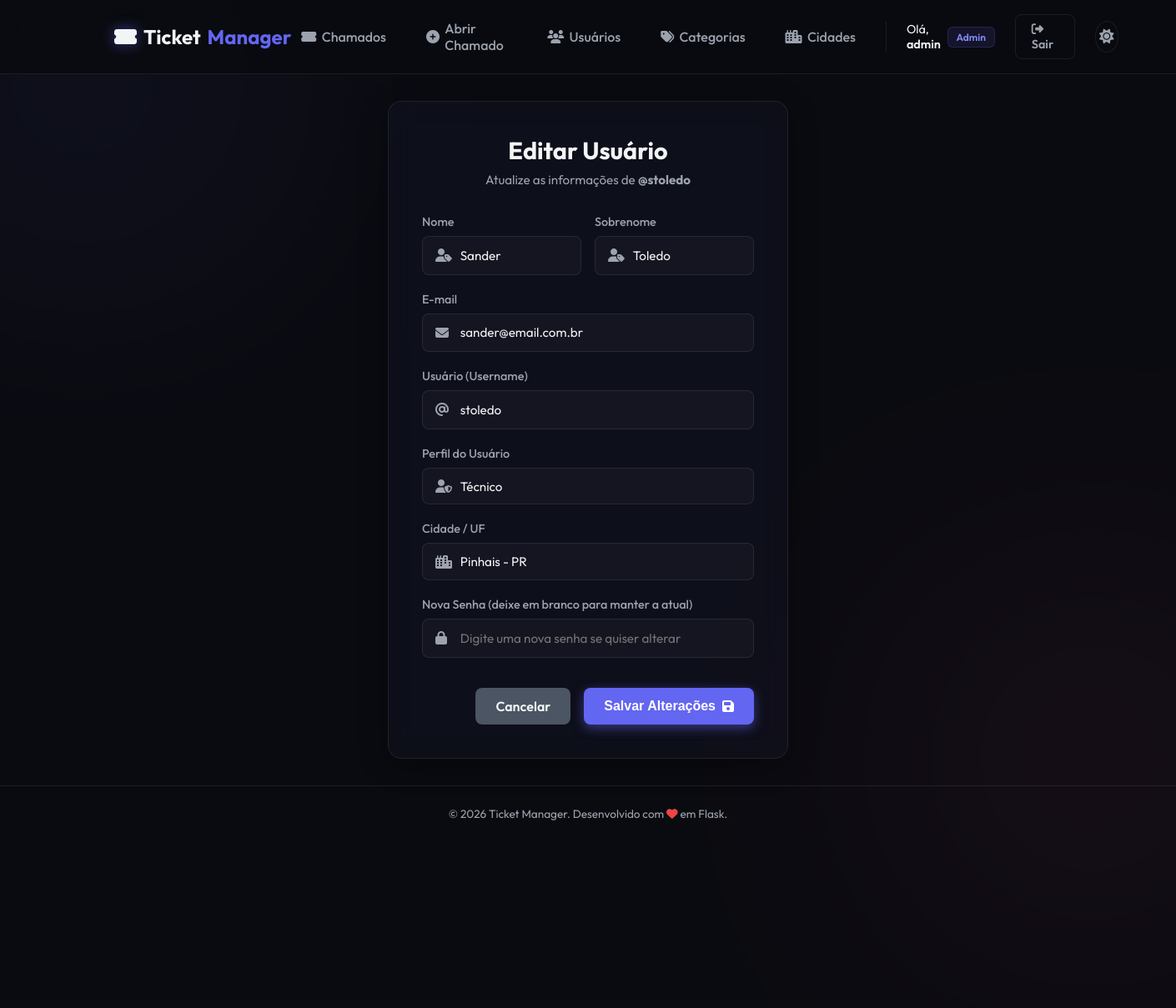
/users/1/edit (signed in), run on the app's committed database.
### models.py (models this page shows, shortened)
class Usuario(db.Model):
    __tablename__ = "usuarios"
    id = db.Column(db.Integer, primary_key=True)
    nome = db.Column(db.String(50), nullable=False)
    sobrenome = db.Column(db.String(50), nullable=False)
    email = db.Column(db.String(120), unique=True, nullable=False)
    username = db.Column(db.String(50), unique=True, nullable=False)
    senha = db.Column(db.String(255), nullable=False)
    cidade_id = db.Column(db.Integer, db.ForeignKey("cidades.id"), nullable=True)
    cidade = db.relationship("Cidade", backref=db.backref("usuarios", lazy=True))
    perfis = db.relationship("Perfil", backref="usuario", lazy=True, cascade="all, delete-orphan")
    @property
    def tipo_perfil(self):
        if self.perfis:
            return self.perfis[0].tipo_perfil
        return "Cliente"

class Perfil(db.Model):
    __tablename__ = "perfis"
    id = db.Column(db.Integer, primary_key=True)
    usuario_id = db.Column(db.Integer, db.ForeignKey("usuarios.id"), nullable=False)
    tipo_perfil = db.Column(db.String(50), nullable=False)
    ativo = db.Column(db.Boolean, default=True)

class Cidade(db.Model):
    __tablename__ = "cidades"
    id = db.Column(db.Integer, primary_key=True)
    nome = db.Column(db.String(100), nullable=False, unique=True)
    estado = db.Column(db.String(2), nullable=False)

### app.py (the view)
@app.route('/users/<int:user_id>/edit', methods=['GET', 'POST'])
@admin_required
def edit_user(user_id):
    return controllers.edit_user_controller(user_id)

### app.py (called while the page is built)
def admin_required(f):
    @wraps(f)
    def decorated_function(*args, **kwargs):
        if 'user_id' not in session:
            flash('Você precisa fazer login para acessar esta página.', 'danger')
            return redirect(url_for('login'))
        usuario = Usuario.query.get(session['user_id'])
        if not usuario or usuario.tipo_perfil != 'Admin':
            flash('Acesso negado: esta página é restrita para administradores.', 'danger')
            return redirect(url_for('list_tickets'))
        return f(*args, **kwargs)
    return decorated_function

### controllers.py (called while the page is built, shortened)
def edit_user_controller(user_id):
    usuario = Usuario.query.get_or_404(user_id)
    cidades = Cidade.query.all()
    return render_template('user_edit.html', usuario=usuario, cidades=cidades)

### templates/user_edit.html (shortened to what this page needs)
{% extends 'base.html' %}
{% block content %}
<div class="auth-wrapper">
    <div class="glass-card auth-card">
        <div class="card-header">
            <h2>Editar Usuário</h2>
            <p>Atualize as informações de <strong>@{{ usuario.username }}</strong></p>
        </div>
        <form action="{{ url_for('edit_user', user_id=usuario.id) }}" method="POST" class="form-group">
            <div class="form-row">
                <div class="input-wrapper">
                    <label for="nome">Nome</label>
                    <div class="input-icon-group">
                        <i class="fa-solid fa-user-tag input-icon"></i>
                        <input type="text" id="nome" name="nome" value="{{ usuario.nome }}" required placeholder="Nome">
                    </div>
                </div>
                <div class="input-wrapper">
                    <label for="sobrenome">Sobrenome</label>
                    <div class="input-icon-group">
                        <i class="fa-solid fa-user-tag input-icon"></i>
                        <input type="text" id="sobrenome" name="sobrenome" value="{{ usuario.sobrenome }}" required placeholder="Sobrenome">
                    </div>
                </div>
            </div>
            <div class="input-wrapper">
                <label for="email">E-mail</label>
                <div class="input-icon-group">
                    <i class="fa-solid fa-envelope input-icon"></i>
                    <input type="email" id="email" name="email" value="{{ usuario.email }}" required placeholder="E-mail">
                </div>
            </div>
            <div class="input-wrapper">
                <label for="username">Usuário (Username)</label>
                <div class="input-icon-group">
                    <i class="fa-solid fa-at input-icon"></i>
                    <input type="text" id="username" name="username" value="{{ usuario.username }}" required placeholder="Nome de Usuário">
                </div>
            </div>
            <div class="input-wrapper">
                <label for="tipo_perfil">Perfil do Usuário</label>
                <div class="input-icon-group">
                    <i class="fa-solid fa-user-shield input-icon"></i>
                    <select id="tipo_perfil" name="tipo_perfil" required>
                        <option value="Técnico" {% if usuario.tipo_perfil == 'Técnico' %}selected{% endif %}>Técnico</option>
                    </select>
                </div>
            </div>
            <div class="input-wrapper">
                <label for="cidade_id">Cidade / UF</label>
                <div class="input-icon-group">
                    <i class="fa-solid fa-city input-icon"></i>
                    <select id="cidade_id" name="cidade_id">
                        {% for cidade in cidades %}
                            <option value="{{ cidade.id }}" {% if usuario.cidade_id == cidade.id %}selected{% endif %}>{{ cidade.nome }} - {{ cidade.estado }}</option>
                        {% endfor %}
                    </select>
                </div>
            </div>
            <div class="input-wrapper">
                <label for="senha">Nova Senha (deixe em branco para manter a atual)</label>
                <div class="input-icon-group">
                    <i class="fa-solid fa-lock input-icon"></i>
                    <input type="password" id="senha" name="senha" placeholder="Digite uma nova senha se quiser alterar">
                </div>
            </div>
            <div class="form-actions-row">
                <a href="{{ url_for('list_users') }}" class="btn-secondary">
                    Cancelar
                </a>
                <button type="submit" class="btn-primary">
                    Salvar Alterações <i class="fa-solid fa-floppy-disk"></i>
                </button>
            </div>
        </form>
    </div>
</div>
{% endblock %}

### static/css/style.css (style rules this page uses)
:root { --bg-dark: #0a0b10; --bg-sidebar: rgba(10, 11, 16, 0.85); --bg-card: rgba(20, 22, 35, 0.45); --border-color: rgba(255, 255, 255, 0.08); --border-glow: rgba(99, 102, 241, 0.2); --text-primary: #f3f4f6; --text-secondary: #9ca3af; --primary: #6366f1; --primary-hover: #4f46e5; --primary-glow: rgba(99, 102, 241, 0.5); --secondary: #4b5563; --secondary-hover: #374151; --danger: #ef4444; --danger-hover: #dc2626; --danger-glow: rgba(239, 68, 68, 0.3); --success: #10b981; --success-glow: rgba(16, 185, 129, 0.2); --font-family: 'Outfit', sans-serif; --transition-smooth: all 0.3s cubic-bezier(0.4, 0, 0.2, 1); }
* { margin: 0; padding: 0; box-sizing: border-box; }
body { background-color: var(--bg-dark); color: var(--text-primary); font-family: var(--font-family); min-height: 100vh; display: flex; flex-direction: column; overflow-x: hidden; position: relative; transition: background-color 0.3s ease, color 0.3s ease, border-color 0.3s ease; }
a { color: var(--primary); text-decoration: none; transition: var(--transition-smooth); }
.btn-primary { display: inline-flex; align-items: center; justify-content: center; gap: 0.5rem; background-color: var(--primary); color: white; padding: 0.75rem 1.5rem; border: none; border-radius: 8px; font-size: 1rem; font-weight: 600; cursor: pointer; box-shadow: 0 4px 14px var(--primary-glow); transition: var(--transition-smooth); }
.btn-secondary { display: inline-flex; align-items: center; justify-content: center; gap: 0.5rem; background-color: var(--secondary); color: var(--text-primary); padding: 0.75rem 1.5rem; border: none; border-radius: 8px; font-size: 1rem; font-weight: 600; cursor: pointer; transition: var(--transition-smooth); }
.glass-card { background: var(--bg-card); backdrop-filter: blur(16px) saturate(180%); -webkit-backdrop-filter: blur(16px) saturate(180%); border: 1px solid var(--border-color); border-radius: 16px; box-shadow: 0 8px 32px 0 rgba(0, 0, 0, 0.37); transition: var(--transition-smooth); }
.auth-wrapper { display: flex; justify-content: center; align-items: center; flex-grow: 1; padding: 2rem; }
.auth-card { width: 100%; max-width: 480px; padding: 2.5rem; }
.card-header { text-align: center; margin-bottom: 2rem; }
.card-header h2 { font-size: 1.8rem; font-weight: 700; margin-bottom: 0.5rem; }
.card-header p { color: var(--text-secondary); font-size: 0.95rem; }
.form-group { display: flex; flex-direction: column; gap: 1.25rem; }
.form-row { display: grid; grid-template-columns: 1fr 1fr; gap: 1rem; }
.input-wrapper { display: flex; flex-direction: column; gap: 0.5rem; }
.input-wrapper label { font-size: 0.9rem; font-weight: 500; color: var(--text-secondary); }
.input-icon-group { position: relative; display: flex; align-items: center; }
.input-icon { position: absolute; left: 1rem; color: var(--text-secondary); transition: var(--transition-smooth); }
.input-icon-group input { width: 100%; padding: 0.8rem 1rem 0.8rem 2.8rem; background-color: rgba(255, 255, 255, 0.03); border: 1px solid var(--border-color); border-radius: 8px; color: var(--text-primary); font-family: var(--font-family); font-size: 0.95rem; transition: var(--transition-smooth); }
.form-actions-row { display: flex; justify-content: flex-end; gap: 1rem; margin-top: 1rem; }
.input-icon-group textarea, .input-icon-group select { width: 100%; padding: 0.8rem 1rem 0.8rem 2.8rem; background-color: rgba(255, 255, 255, 0.03); border: 1px solid var(--border-color); border-radius: 8px; color: var(--text-primary); font-family: var(--font-family); font-size: 0.95rem; transition: var(--transition-smooth); }
.input-icon-group select { appearance: none; cursor: pointer; }
.input-icon-group select option { background-color: #141623; color: var(--text-primary); }

### data on the page
Usuario: username "stoledo", nome "Sander", sobrenome "Toledo", email "sander@email.com.br", cidade_id "Pinhais - PR"
Perfil: tipo_perfil "Técnico"

### other printed values
{{ session.get('username') }} "admin"
{{ session.get('tipo_perfil') }} "Admin"
